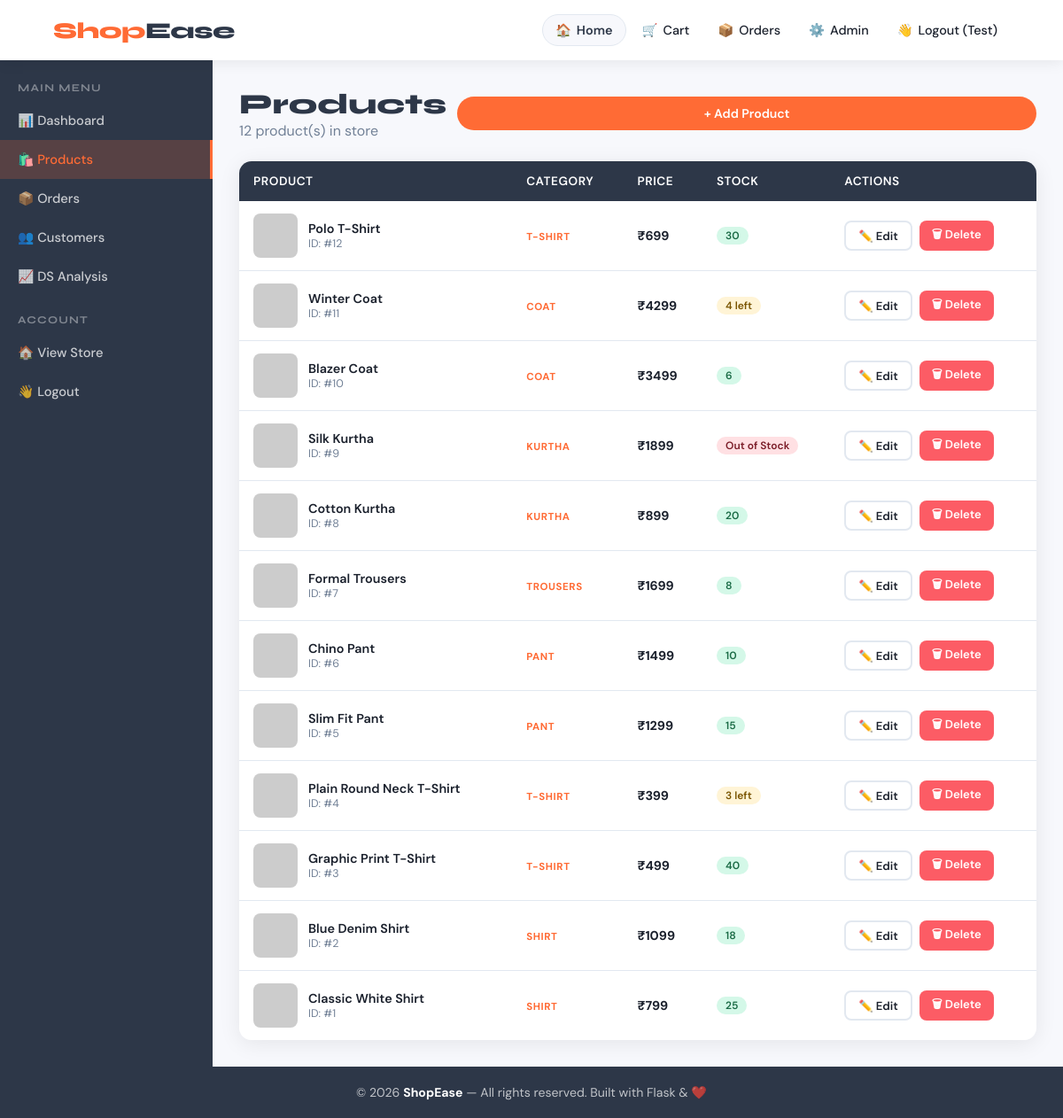
Page /admin/products (signed in) on the committed database.
### tables this page shows
CREATE TABLE products (
    id INTEGER PRIMARY KEY AUTOINCREMENT,
    name TEXT NOT NULL, price REAL NOT NULL, image TEXT,
    description TEXT, category TEXT, stock INTEGER DEFAULT 0);

### app.py (the view)
@app.route('/admin/products')
@admin_required
def admin_products():
    conn     = get_db()
    products = conn.execute('SELECT * FROM products ORDER BY id DESC').fetchall()
    conn.close()
    return render_template('admin/products.html', products=products,
                           new_orders=get_new_orders_count())

### app.py (called while the page is built)
def get_db():
    conn = sqlite3.connect(DB_PATH)
    conn.row_factory = sqlite3.Row
    return conn

def is_admin():
    return session.get('is_admin', False)

def admin_required(f):
    from functools import wraps
    @wraps(f)
    def decorated(*args, **kwargs):
        if not is_admin():
            flash('Admin access required.', 'danger')
            return redirect(url_for('login'))
        return f(*args, **kwargs)
    return decorated

def get_new_orders_count():
    conn  = get_db()
    count = conn.execute("SELECT COUNT(*) FROM orders WHERE status='Booked'").fetchone()[0]
    conn.close()
    return count

### templates/admin/products.html (shortened to what this page needs)
{% extends "admin/base_admin.html" %}
{% block admin_content %}
<div style="display:flex;justify-content:space-between;align-items:center;margin-bottom:24px;flex-wrap:wrap;gap:12px;">
    <div>
        <h1 style="font-family:'Syne',sans-serif;font-size:2rem;font-weight:800;color:var(--secondary);">Products</h1>
        <p style="color:var(--text-muted);">{{ products|length }} product(s) in store</p>
    </div>
    <a href="/admin/products/add" class="btn btn-primary" style="border-radius:50px;padding:10px 24px;">
        + Add Product
    </a>
</div>
{% if products %}
<div class="table-wrapper">
    <table>
        <thead>
            <tr>
                <th>Product</th>
                <th>Category</th>
                <th>Price</th>
                <th>Stock</th>
                <th>Actions</th>
            </tr>
        </thead>
        <tbody>
            {% for p in products %}
            <tr>
                <td>
                    <div style="display:flex;align-items:center;gap:12px;">
                        <img src="{{ p.image if p.image else 'https://via.placeholder.com/50x50' }}"
                             alt="{{ p.name }}"
                             onerror="this.src='https://via.placeholder.com/50x50?text=?'"
                             style="width:50px;height:50px;object-fit:cover;border-radius:var(--radius-sm);">
                        <div>
                            <div style="font-weight:600;">{{ p.name }}</div>
                            <div style="font-size:0.78rem;color:var(--text-muted);">ID: #{{ p.id }}</div>
                        </div>
                    </div>
                </td>
                <td><span class="product-category">{{ p.category }}</span></td>
                <td style="font-weight:700;">₹{{ "%.0f"|format(p.price) }}</td>
                <td>
                    {% if p.stock == 0 %}
                    <span class="stock-badge stock-out">Out of Stock</span>
                    {% elif p.stock < 5 %}
                    <span class="stock-badge stock-low">{{ p.stock }} left</span>
                    {% else %}
                    <span class="stock-badge stock-in">{{ p.stock }}</span>
                    {% endif %}
                </td>
                <td>
                    <div style="display:flex;gap:8px;">
                        <a href="/admin/products/edit/{{ p.id }}" class="btn btn-outline btn-sm">✏️ Edit</a>
                        <form method="POST" action="/admin/products/delete/{{ p.id }}"
                              onsubmit="return confirm('Delete {{ p.name }}?')">
                            <button type="submit" class="btn btn-danger btn-sm">🗑 Delete</button>
                        </form>
                    </div>
                </td>
            </tr>
            {% endfor %}
        </tbody>
    </table>
</div>
{% endif %}
{% endblock %}

### templates/base.html (style rules this page uses)
:root { --primary: #FF6B35; --primary-dark: #e55a26; --secondary: #2D3748; --accent: #00C9A7; --bg: #F7F8FC; --white: #ffffff; --text: #1a202c; --text-muted: #718096; --border: #E2E8F0; --card-shadow: 0 4px 24px rgba(0,0,0,0.08); --card-shadow-hover: 0 12px 40px rgba(0,0,0,0.15); --danger: #FC5C65; --success: #26de81; --warning: #FED330; --info: #4FC3F7; --radius: 14px; --radius-sm: 8px; --transition: 0.25s cubic-bezier(0.4, 0, 0.2, 1); }
* { margin: 0; padding: 0; box-sizing: border-box; }
body { font-family: 'DM Sans', sans-serif; background: var(--bg); color: var(--text); min-height: 100vh; display: flex; flex-direction: column; }
.product-category { font-size: 0.72rem; font-weight: 700; text-transform: uppercase; letter-spacing: 0.05em; color: var(--primary); }
.stock-badge { display: inline-block; font-size: 0.75rem; font-weight: 600; padding: 2px 10px; border-radius: 50px; }
.stock-in { background: #d4f8e8; color: #1a6b45; }
.stock-low { background: #fff4d6; color: #7a5500; }
.stock-out { background: #ffe0e3; color: #7b1d28; }
.btn { display: inline-flex; align-items: center; justify-content: center; gap: 6px; padding: 10px 20px; border-radius: var(--radius-sm); font-weight: 600; font-size: 0.88rem; cursor: pointer; border: none; font-family: inherit; text-decoration: none; transition: var(--transition); }
.btn-primary { background: var(--primary); color: white; flex: 1; }
.btn-outline { background: transparent; border: 2px solid var(--border); color: var(--text); }
.btn-danger { background: var(--danger); color: white; }
.btn-sm { padding: 6px 14px; font-size: 0.82rem; }
.table-wrapper { overflow-x: auto; border-radius: var(--radius); box-shadow: var(--card-shadow); }
table { width: 100%; border-collapse: collapse; background: white; }
thead { background: var(--secondary); color: white; }
th { padding: 14px 16px; text-align: left; font-size: 0.85rem; font-weight: 600; text-transform: uppercase; letter-spacing: 0.04em; }
td { padding: 14px 16px; border-bottom: 1px solid var(--border); font-size: 0.9rem; }
tr:last-child td { border-bottom: none; }

### rows in the picture
products: name "Polo T-Shirt", id "12", category "T-SHIRT", price "699", stock "30"
products: name "Winter Coat", id "11", category "COAT", price "4299", stock "4"
products: name "Blazer Coat", id "10", category "COAT", price "3499", stock "6"
products: name "Silk Kurtha", id "9", category "KURTHA", price "1899", stock "Out of Stock"
products: name "Cotton Kurtha", id "8", category "KURTHA", price "899", stock "20"
products: name "Formal Trousers", id "7", category "TROUSERS", price "1699", stock "8"
products: name "Chino Pant", id "6", category "PANT", price "1499", stock "10"
products: name "Slim Fit Pant", id "5", category "PANT", price "1299", stock "15"
products: name "Plain Round Neck T-Shirt", id "4", category "T-SHIRT", price "399", stock "3"
products: name "Graphic Print T-Shirt", id "3", category "T-SHIRT", price "499", stock "40"
products: name "Blue Denim Shirt", id "2", category "SHIRT", price "1099", stock "18"
products: name "Classic White Shirt", id "1", category "SHIRT", price "799", stock "25"

### other values in the picture
{{ session.user_name.split()[0] }} "Test"
{{ products|length }} "12"
